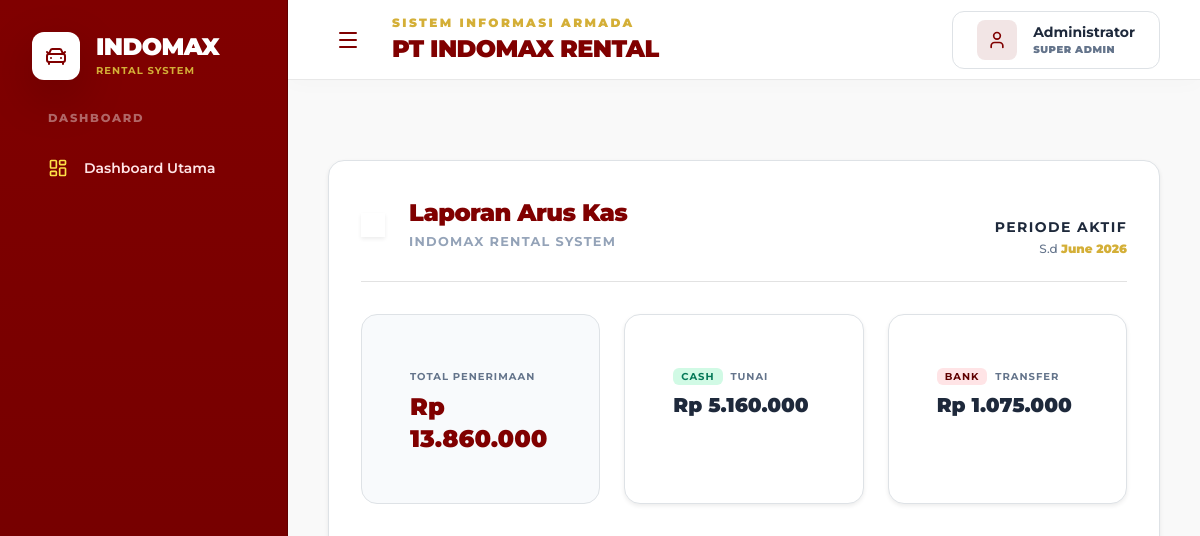
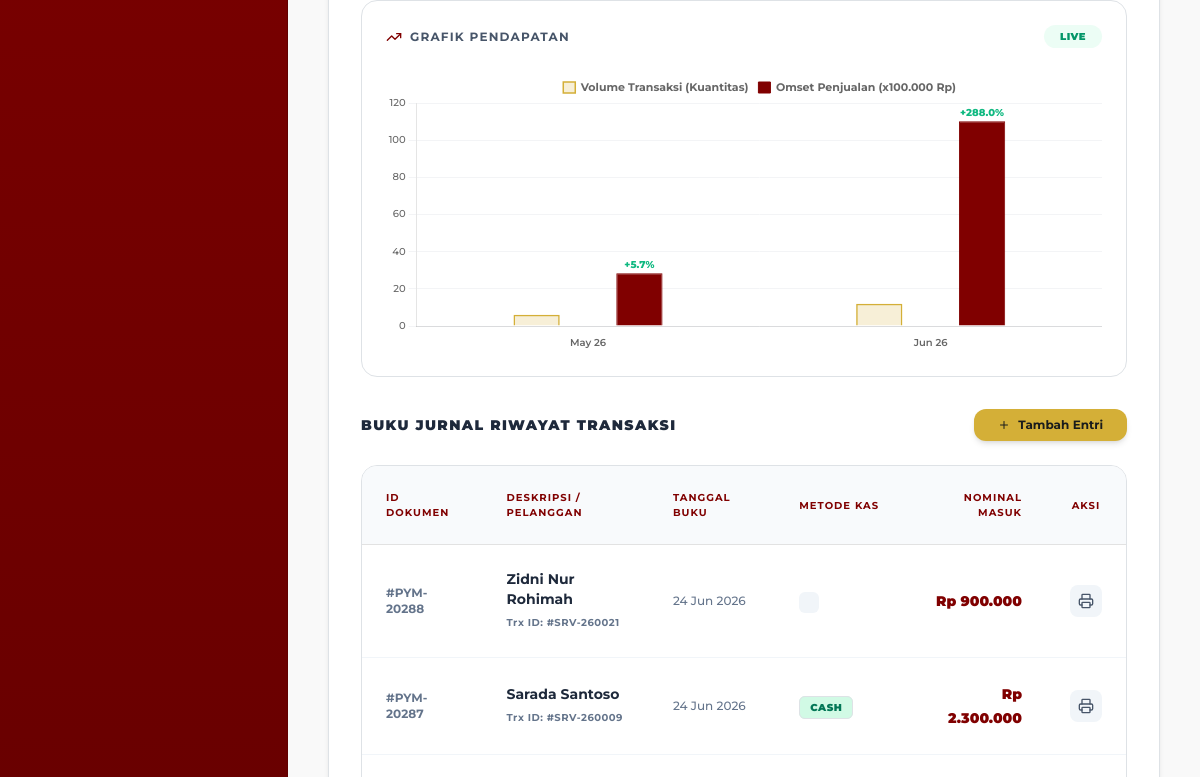
Before: /Admin/riwayat_pembayaran.php (upper part) with the older database file (2 pictures, top to bottom).
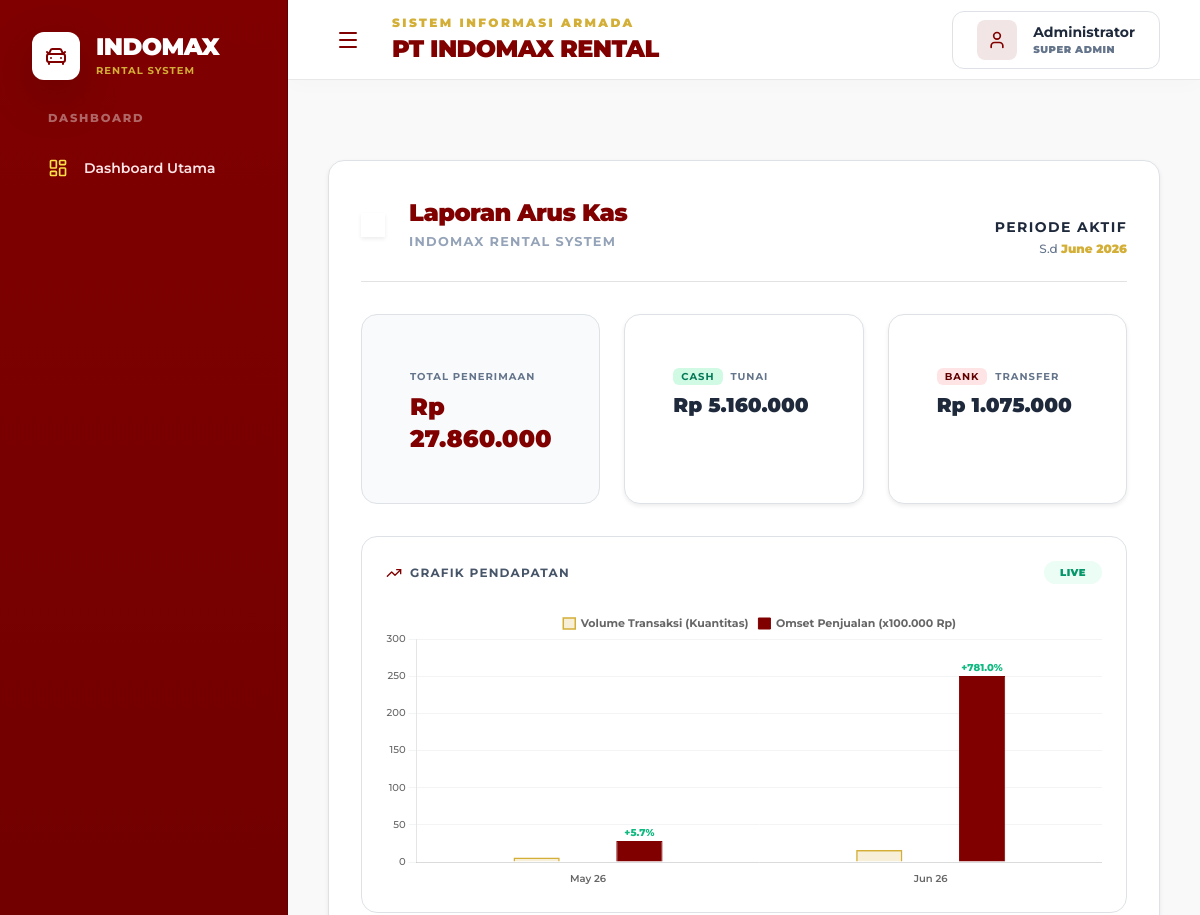
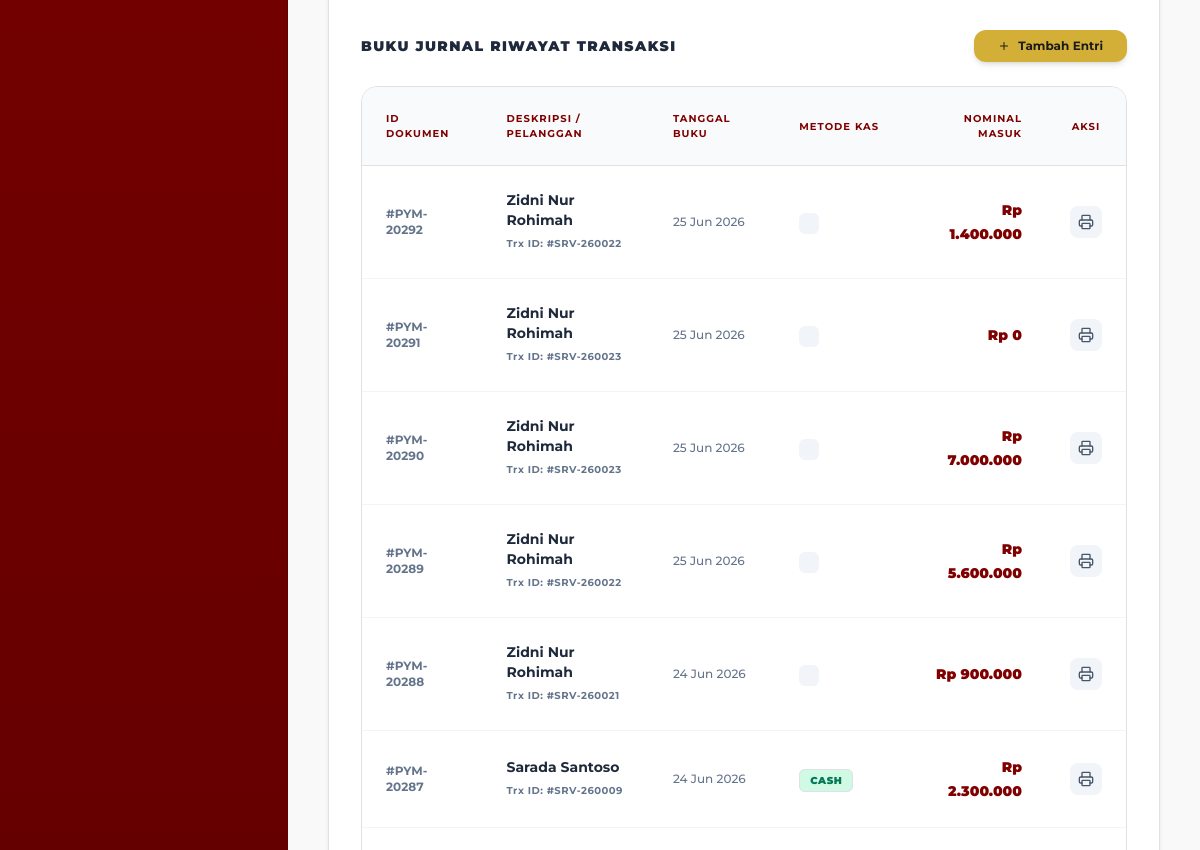
After: the same page with the newer database file (2 pictures, top to bottom).
### tables this page shows
CREATE TABLE `pembayaran` (
  `id_pembayaran` int(11) NOT NULL,
  `id_sewa` int(11) DEFAULT NULL,
  `jenis_pembayaran` enum('dp','pelunasan') NOT NULL,
  `metode_pembayaran` enum('cash','transfer') NOT NULL,
  `tanggal_bayar` date DEFAULT NULL,
  `jumlah_bayar` decimal(12,2) DEFAULT NULL,
  `status_konfirmasi` enum('menunggu','diterima','ditolak') DEFAULT 'menunggu',
  `keterangan` text DEFAULT NULL,
  `tipe_pembayaran` enum('DP','Lunas') NOT NULL DEFAULT 'Lunas'
);

CREATE TABLE `pelanggan` (
  `id_pelanggan` int(11) NOT NULL,
  `nama` varchar(100) DEFAULT NULL,
  `email` varchar(150) DEFAULT NULL,
  `username` varchar(50) NOT NULL,
  `password` varchar(255) NOT NULL,
  `alamat` text DEFAULT NULL,
  `no_telp` varchar(15) DEFAULT NULL,
  `no_ktp` varchar(20) DEFAULT NULL,
  `foto_ktp` varchar(255) DEFAULT NULL,
  `foto_sim` varchar(255) DEFAULT NULL,
  `status_verifikasi` varchar(50) DEFAULT 'belum_verifikasi'
);

### Admin/riwayat_pembayaran.php (the view, shortened to what this page needs)
<?php
include 'navbar.php';
include 'koneksi.php';
        $q_total = mysqli_query($conn, "SELECT SUM(jumlah_bayar) as total FROM pembayaran");
        $total_masuk = mysqli_fetch_assoc($q_total)['total'] ?? 0;
        $q_cash = mysqli_query($conn, "SELECT SUM(jumlah_bayar) as total FROM pembayaran WHERE metode_pembayaran = 'Cash'");
        $total_cash = mysqli_fetch_assoc($q_cash)['total'] ?? 0;
        $q_transfer = mysqli_query($conn, "SELECT SUM(jumlah_bayar) as total FROM pembayaran WHERE metode_pembayaran = 'Transfer'");
        $total_transfer = mysqli_fetch_assoc($q_transfer)['total'] ?? 0;
        ?>
        <div class="bg-white rounded-2xl p-8 border border-[#e2e2e2] shadow-sm hover-lift mb-8">
            <div class="flex flex-col md:flex-row items-center justify-between mb-8 pb-4 border-b border-[#e2e2e2]">
                <div class="flex items-center gap-4">
                    <div class="brand-logo-box flex items-center justify-center text-white shadow-sm">
                        <i data-lucide="car-front" class="w-6 h-6"></i>
                    </div>
                    <div>
                        <h4 class="font-black text-2xl tracking-tight text-[#800000]">Laporan Arus Kas</h4>
                        <small class="text-slate-400 font-bold tracking-widest uppercase">INDOMAX Rental System</small>
                    </div>
                </div>
                <div class="text-right mt-4 md:mt-0">
                    <h5 class="font-bold text-slate-800 uppercase tracking-widest text-sm mb-1">Periode Aktif</h5>
                    <p class="text-slate-500 font-medium text-xs">S.d <span class="font-black text-[#d4af37]"><?= date('F Y') ?></span></p>
                </div>
            </div>
            <div class="grid grid-cols-1 md:grid-cols-3 gap-6 mb-8">
                <div class="bg-slate-50 border border-slate-100 p-5 rounded-2xl">
                    <small class="text-slate-500 font-bold uppercase tracking-widest text-[10px]">Total Penerimaan</small>
                    <h4 class="font-black text-[#800000] text-2xl mt-1">Rp <?php echo number_format($total_masuk, 0, ',', '.'); ?></h4>
                </div>
                <div class="bg-white border border-[#e2e2e2] p-5 rounded-2xl shadow-sm">
                    <small class="text-slate-500 font-bold uppercase tracking-widest text-[10px]">
                        <span class="bg-emerald-100 text-emerald-700 px-2 py-0.5 rounded mr-1">CASH</span> Tunai
                    </small>
                    <h5 class="font-black text-slate-800 text-xl mt-1">Rp <?php echo number_format($total_cash, 0, ',', '.'); ?></h5>
                </div>
                <div class="bg-white border border-[#e2e2e2] p-5 rounded-2xl shadow-sm">
                    <small class="text-slate-500 font-bold uppercase tracking-widest text-[10px]">
                        <span class="bg-blue-100 text-blue-700 px-2 py-0.5 rounded mr-1">BANK</span> Transfer
                    </small>
                    <h5 class="font-black text-slate-800 text-xl mt-1">Rp <?php echo number_format($total_transfer, 0, ',', '.'); ?></h5>
                </div>
            </div>
            <div class="border border-[#e2e2e2] rounded-2xl p-6 bg-white mb-8">
                <div class="flex justify-between items-center mb-6">
                    <span class="font-bold text-slate-600 uppercase tracking-widest text-xs flex items-center gap-2">
                        <i data-lucide="trending-up" class="w-4 h-4 text-[#800000]"></i> Grafik Pendapatan
                    </span>
                    <span class="bg-emerald-50 text-emerald-600 px-3 py-1 rounded-full text-[10px] font-black uppercase tracking-wider">Live</span>
                </div>
                <div style="position: relative; height:280px; width:100%">
                    <canvas id="canvasTransaksi"></canvas>
                </div>
            </div>
            <div class="flex justify-between items-center mb-4">
                <h6 class="font-black text-slate-800 uppercase tracking-widest text-sm">Buku Jurnal Riwayat Transaksi</h6>
                <a href="pembayaran.php" class="bg-[#d4af37] text-[#1a1c1c] font-bold py-2 px-4 text-xs rounded-xl shadow-md hover:bg-[#c49d2b] transition-colors flex items-center gap-2">
                    <i data-lucide="plus" class="w-3 h-3"></i> Tambah Entri
                </a>
            </div>
            <div class="overflow-x-auto border border-[#e2e2e2] rounded-2xl">
                <table class="w-full text-left border-collapse">
                    <thead>
                        <tr class="bg-slate-50 border-b border-[#e2e2e2] text-[#800000] text-[10px] uppercase tracking-widest font-black">
                            <th class="p-4 rounded-tl-xl">ID Dokumen</th>
                            <th class="p-4">Deskripsi / Pelanggan</th>
                            <th class="p-4">Tanggal Buku</th>
                            <th class="p-4">Metode Kas</th>
                            <th class="p-4 text-right">Nominal Masuk</th>
                            <th class="p-4 text-center rounded-tr-xl">Aksi</th>
                        </tr>
                    </thead>
                    <tbody class="divide-y divide-slate-100">
                        <?php
                        $sql = "SELECT p.*, pl.nama
                                FROM pembayaran p
                                JOIN transaksi_sewa t ON p.id_sewa = t.id_sewa
                                JOIN pelanggan pl ON t.id_pelanggan = pl.id_pelanggan
                                ORDER BY p.id_pembayaran DESC";
                        $query = mysqli_query($conn, $sql);
                        if ($query && mysqli_num_rows($query) > 0) {
                            while($d = mysqli_fetch_array($query)){
                                $metode = strtolower($d['metode_pembayaran']);
                                $badge_class = 'bg-slate-100 text-slate-700';
                                if (strpos($metode, 'transfer') !== false || strpos($metode, 'bca') !== false || strpos($metode, 'bni') !== false || strpos($metode, 'mandiri') !== false) {
                                    $badge_class = 'bg-blue-100 text-blue-700 border border-blue-200';
                                } elseif (strpos($metode, 'cash') !== false || strpos($metode, 'tunai') !== false) {
                                    $badge_class = 'bg-emerald-100 text-emerald-700 border border-emerald-200';
                                } elseif (strpos($metode, 'gopay') !== false || strpos($metode, 'ovo') !== false || strpos($metode, 'dana') !== false || strpos($metode, 'wallet') !== false || strpos($metode, 'qris') !== false) {
                                    $badge_class = 'bg-purple-100 text-purple-700 border border-purple-200';
                                }
                        ?>
                        <tr class="hover:bg-slate-50/50 transition-colors">
                            <td class="p-4 text-xs font-bold text-slate-500">#PYM-<?php echo $d['id_pembayaran']; ?></td>
                            <td class="p-4">
                                <div class="font-bold text-slate-800 text-sm"><?php echo $d['nama']; ?></div>
                                <small class="text-slate-500 text-[10px] font-bold tracking-wider">Trx ID: #SRV-<?php echo $d['id_sewa']; ?></small>
                            </td>
                            <td class="p-4 text-slate-500 text-xs font-medium"><?php echo date('d M Y', strtotime($d['tanggal_bayar'])); ?></td>
                            <td class="p-4">
                                <span class="px-2.5 py-1 rounded-md text-[10px] font-black uppercase tracking-wider <?php echo $badge_class; ?>">
                                    <?php echo htmlspecialchars($d['metode_pembayaran']); ?>
                                </span>
                            </td>
                            <td class="p-4 text-right">
                                <span class="font-black text-[#800000] text-sm">
                                    Rp <?php echo number_format($d['jumlah_bayar'], 0, ',', '.'); ?>
                                </span>
                            </td>
                            <td class="p-4 text-center">
                                <a href="cetak_kwitansi.php?id=<?php echo $d['id_pembayaran']; ?>" class="w-8 h-8 rounded-lg bg-slate-100 text-slate-600 flex items-center justify-center hover:bg-[#800000] hover:text-white transition-colors mx-auto" target="_blank" title="Cetak Kwitansi">
                                    <i data-lucide="printer" class="w-4 h-4"></i>
                                </a>
                            </td>
                        </tr>
                        <?php } } else { ?>
                            <tr><td colspan='6' class='text-center py-8 text-slate-400 font-medium text-sm'>Tidak ditemukan data pencatatan kas masuk pada periode ini.</td></tr>
                        <?php } ?>
                    </tbody>
                </table>
            </div>
        </div>
        </div>
    </main>
</div>
</body>
</html>

### Admin/navbar.php (shortened to what this page needs)
<?php
$current_page = basename($_SERVER['PHP_SELF']);
function getLinkClass($page, $current_page) {
    $pages = is_array($page) ? $page : [$page];
    return "flex items-center gap-3 px-4 py-3 rounded-xl text-rose-100 hover:bg-black/10 hover:text-white hover:translate-x-2 transition-all duration-300 group cursor-pointer font-semibold";
}
function getIconClass($page, $current_page, $colorClass = 'text-white') {
    $pages = is_array($page) ? $page : [$page];
    return "w-5 h-5 " . $colorClass . " group-hover:scale-110 group-hover:rotate-6 transition-all duration-300";
}
?>
<!DOCTYPE html>
<html lang="id">
<head>
    <script src="https://cdn.tailwindcss.com?plugins=forms,container-queries"></script>
    <link href="https://cdn.jsdelivr.net/npm/bootstrap@5.3.0/dist/css/bootstrap.min.css" rel="stylesheet">
    <link rel="stylesheet" href="https://cdn.jsdelivr.net/npm/bootstrap-icons@1.11.1/font/bootstrap-icons.css">
</head>
<body class="bg-[#f9f9f9] text-[#1a1c1c] font-sans antialiased">
<div class="flex h-screen overflow-hidden">
    <aside class="w-72 sidebar-constellation text-rose-100 flex-shrink-0 flex flex-col h-full overflow-y-auto" id="sidebar">
        <div class="p-8">
            <div class="flex items-center gap-3 group cursor-pointer">
                <div class="w-12 h-12 rounded-xl flex items-center justify-center bg-white shadow-lg shadow-black/10 group-hover:scale-110 group-hover:rotate-12 transition-all duration-300">
                    <i class="w-6 h-6 text-[#800000]" data-lucide="car-front"></i>
                </div>
                <div class="group-hover:translate-x-1 transition-transform duration-300">
                    <h1 class="font-black text-2xl tracking-tight text-white leading-none">INDOMAX</h1>
                    <p class="text-[10px] font-bold text-[#d4af37] uppercase tracking-widest mt-1">Rental System</p>
                </div>
            </div>
        </div>
        <nav class="flex-1 px-4 pb-10 space-y-6">
            <div>
                <h2 class="px-4 mb-3 sidebar-label">Dashboard</h2>
                <a class="<?= getLinkClass('index.php', $current_page) ?>" href="index.php">
                    <i class="<?= getIconClass('index.php', $current_page, 'text-yellow-300') ?>" data-lucide="layout-dashboard"></i>
                    <span class="text-sm font-semibold">Dashboard Utama</span>
                </a>
            </div>
        </nav>
    </aside>
    <main class="flex-1 flex flex-col h-screen overflow-hidden bg-[#f9f9f9]">
        <header class="h-20 header-constellation flex items-center justify-between px-10 shrink-0 sticky top-0 z-10">
            <div class="flex items-center gap-4">
                <button id="sidebarToggle" class="p-2 rounded-lg hover:bg-black/5 text-[#800000] transition-colors focus:outline-none focus:ring-2 focus:ring-[#800000]/20" title="Toggle Sidebar">
                    <i class="w-6 h-6" data-lucide="menu"></i>
                </button>
                <div class="transform transition-transform hover:translate-x-1 cursor-default">
                    <h2 class="text-xs font-black text-[#d4af37] uppercase tracking-[0.2em]">Sistem Informasi Armada</h2>
                    <h3 class="text-2xl font-black text-[#800000] tracking-tight mt-0.5">PT INDOMAX RENTAL</h3>
                </div>
            </div>
            <div class="flex items-center gap-3 bg-white border border-[#e2e2e2] hover:border-[#800000] hover:shadow-md hover:-translate-y-1 transition-all duration-300 px-4 py-2 rounded-xl cursor-pointer group">
                <div class="w-10 h-10 rounded-lg bg-[#800000]/10 flex items-center justify-center text-[#800000] group-hover:bg-[#800000] group-hover:text-white transition-colors duration-300">
                    <i class="w-5 h-5" data-lucide="user"></i>
                </div>
                <div class="flex flex-col">
                    <span class="text-sm font-bold text-slate-800 group-hover:text-[#800000] transition-colors"><?= htmlspecialchars($_SESSION['nama_user'] ?? 'Administrator'); ?></span>
                    <span class="text-[10px] font-black text-slate-500 uppercase tracking-wider"><?= htmlspecialchars($_SESSION['role'] ?? 'Super Admin'); ?></span>
                </div>
            </div>
        </header>
        <div class="flex-1 overflow-y-auto p-10 space-y-10 custom-scrollbars relative">

### Admin/navbar.php (style rules this page uses)
.sidebar-constellation { background: linear-gradient(180deg, #800000 0%, #4a0000 100%) !important; border-right: 1px solid #600000; }
.header-constellation { background-color: #ffffff !important; border-bottom: 1px solid #e8e8e8; box-shadow: 0 4px 20px rgba(0,0,0,0.02); transition: all 0.3s ease; }
.sidebar-label { font-size: 0.72rem; font-weight: 800; color: rgba(255, 255, 255, 0.4); text-transform: uppercase; letter-spacing: 0.15em; }
.hover-lift { transition: all 0.3s ease; }
#sidebar { transition: margin-left 0.3s ease-in-out; }

Changed rows visible on the page:
added pembayaran: id_pembayaran "20292", pelanggan.nama "Zidni Nur Rohimah", id_sewa "260022", tanggal_bayar "25 Jun 2026", jumlah_bayar "1.400.000"
added pembayaran: id_pembayaran "20291", pelanggan.nama "Zidni Nur Rohimah", id_sewa "260023", tanggal_bayar "25 Jun 2026", jumlah_bayar "0"
added pembayaran: id_pembayaran "20290", pelanggan.nama "Zidni Nur Rohimah", id_sewa "260023", tanggal_bayar "25 Jun 2026", jumlah_bayar "7.000.000"
added pembayaran: id_pembayaran "20289", pelanggan.nama "Zidni Nur Rohimah", id_sewa "260022", tanggal_bayar "25 Jun 2026", jumlah_bayar "5.600.000"
Other visible differences:
$total_masuk: "13.860.000" → "27.860.000"
chart data {{ $json_counts }}: [6,12] → [6,16]
chart data {{ $json_revenues }}: [28.4,110.2] → [28.4,250.2]
chart data {{ $json_growth }}: ["+5.7%","+288.0%"] → ["+5.7%","+781.0%"]
